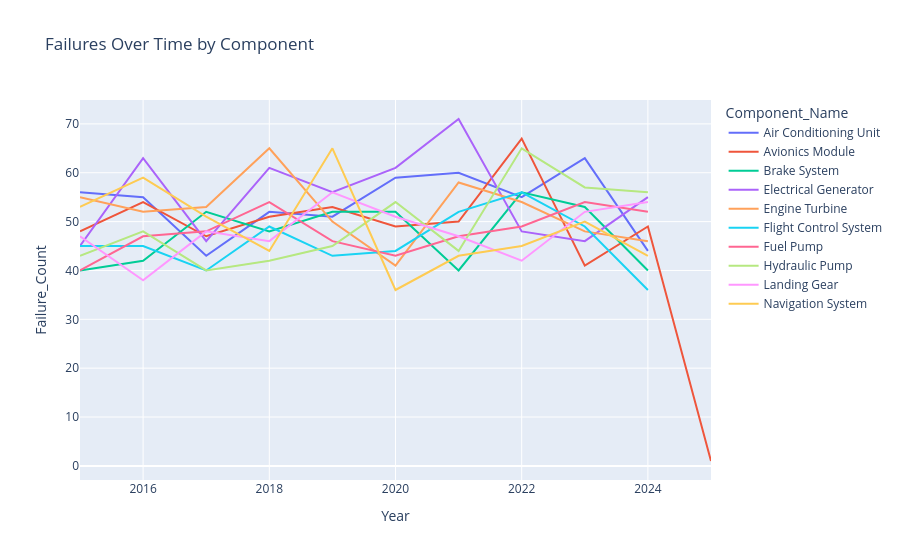

Source (notebook cell):
### Markdown cell above
# Step 2: Failure Trends and Visualization

### Code cell
failures_over_time = df.groupby(['Year', 'Component_Name']).size().reset_index(name='Failure_Count')
fig = px.line(failures_over_time, x='Year', y='Failure_Count', color='Component_Name', title='Failures Over Time by Component')
fig.show()

heatmap_data = df.pivot_table(index='Component_Name', columns='Vendor', values='Aircraft_ID', aggfunc='count', fill_value=0)
plt.figure(figsize=(14, 10))
sns.heatmap(
    heatmap_data,
    annot=True,
    fmt='d',
    cmap="YlGnBu",
    linewidths=0.5,
    linecolor='gray',
    annot_kws={"color": "black"},
    cbar_kws={'label': 'Failure Count'}
)
plt.title("Heatmap: Failure Count by Component and Vendor")
plt.xticks(rotation=45, ha='right')
plt.yticks(rotation=0)
plt.tight_layout()
plt.show()

### Figure 1 — Plotly figure (JSON) as saved in the notebook; plotly's stock layout.template omitted (floating-point values rounded to 4 significant figures)
{"data": [{"hovertemplate": "Component_Name=Air Conditioning Unit<br>Year=%{x}<br>Failure_Count=%{y}<extra></extra>", "legendgroup": "Air Conditioning Unit", "line": {"color": "#636efa", "dash": "solid"}, "marker": {"symbol": "circle"}, "mode": "lines", "name": "Air Conditioning Unit", "orientation": "v", "showlegend": true, "type": "scatter", "visible": true, "x": [2015, 2016, 2017, 2018, 2019, 2020, 2021, 2022, 2023, 2024], "xaxis": "x", "y": [56, 55, 43, 52, 51, 59, 60, 55, 63, 44], "yaxis": "y"}, {"hovertemplate": "Component_Name=Avionics Module<br>Year=%{x}<br>Failure_Count=%{y}<extra></extra>", "legendgroup": "Avionics Module", "line": {"color": "#EF553B", "dash": "solid"}, "marker": {"symbol": "circle"}, "mode": "lines", "name": "Avionics Module", "orientation": "v", "showlegend": true, "type": "scatter", "visible": true, "x": [2015, 2016, 2017, 2018, 2019, 2020, 2021, 2022, 2023, 2024, 2025], "xaxis": "x", "y": [48, 54, 47, 51, 53, 49, 50, 67, 41, 49, 1], "yaxis": "y"}, {"hovertemplate": "Component_Name=Brake System<br>Year=%{x}<br>Failure_Count=%{y}<extra></extra>", "legendgroup": "Brake System", "line": {"color": "#00cc96", "dash": "solid"}, "marker": {"symbol": "circle"}, "mode": "lines", "name": "Brake System", "orientation": "v", "showlegend": true, "type": "scatter", "visible": true, "x": [2015, 2016, 2017, 2018, 2019, 2020, 2021, 2022, 2023, 2024], "xaxis": "x", "y": [40, 42, 52, 48, 52, 52, 40, 56, 53, 40], "yaxis": "y"}, {"hovertemplate": "Component_Name=Electrical Generator<br>Year=%{x}<br>Failure_Count=%{y}<extra></extra>", "legendgroup": "Electrical Generator", "line": {"color": "#ab63fa", "dash": "solid"}, "marker": {"symbol": "circle"}, "mode": "lines", "name": "Electrical Generator", "orientation": "v", "showlegend": true, "type": "scatter", "visible": true, "x": [2015, 2016, 2017, 2018, 2019, 2020, 2021, 2022, 2023, 2024], "xaxis": "x", "y": [45, 63, 46, 61, 56, 61, 71, 48, 46, 55], "yaxis": "y"}, {"hovertemplate": "Component_Name=Engine Turbine<br>Year=%{x}<br>Failure_Count=%{y}<extra></extra>", "legendgroup": "Engine Turbine", "line": {"color": "#FFA15A", "dash": "solid"}, "marker": {"symbol": "circle"}, "mode": "lines", "name": "Engine Turbine", "orientation": "v", "showlegend": true, "type": "scatter", "visible": true, "x": [2015, 2016, 2017, 2018, 2019, 2020, 2021, 2022, 2023, 2024], "xaxis": "x", "y": [55, 52, 53, 65, 50, 41, 58, 54, 48, 46], "yaxis": "y"}, {"hovertemplate": "Component_Name=Flight Control System<br>Year=%{x}<br>Failure_Count=%{y}<extra></extra>", "legendgroup": "Flight Control System", "line": {"color": "#19d3f3", "dash": "solid"}, "marker": {"symbol": "circle"}, "mode": "lines", "name": "Flight Control System", "orientation": "v", "showlegend": true, "type": "scatter", "visible": true, "x": [2015, 2016, 2017, 2018, 2019, 2020, 2021, 2022, 2023, 2024], "xaxis": "x", "y": [45, 45, 40, 49, 43, 44, 52, 56, 49, 36], "yaxis": "y"}, {"hovertemplate": "Component_Name=Fuel Pump<br>Year=%{x}<br>Failure_Count=%{y}<extra></extra>", "legendgroup": "Fuel Pump", "line": {"color": "#FF6692", "dash": "solid"}, "marker": {"symbol": "circle"}, "mode": "lines", "name": "Fuel Pump", "orientation": "v", "showlegend": true, "type": "scatter", "visible": true, "x": [2015, 2016, 2017, 2018, 2019, 2020, 2021, 2022, 2023, 2024], "xaxis": "x", "y": [40, 47, 48, 54, 46, 43, 47, 49, 54, 52], "yaxis": "y"}, {"hovertemplate": "Component_Name=Hydraulic Pump<br>Year=%{x}<br>Failure_Count=%{y}<extra></extra>", "legendgroup": "Hydraulic Pump", "line": {"color": "#B6E880", "dash": "solid"}, "marker": {"symbol": "circle"}, "mode": "lines", "name": "Hydraulic Pump", "orientation": "v", "showlegend": true, "type": "scatter", "visible": true, "x": [2015, 2016, 2017, 2018, 2019, 2020, 2021, 2022, 2023, 2024], "xaxis": "x", "y": [43, 48, 40, 42, 45, 54, 44, 65, 57, 56], "yaxis": "y"}, {"hovertemplate": "Component_Name=Landing Gear<br>Year=%{x}<br>Failure_Count=%{y}<extra></extra>", "legendgroup": "Landing Gear", "line": {"color": "#FF97FF", "dash": "solid"}, "marker": {"symbol": "circle"}, "mode": "lines", "name": "Landing Gear", "orientation": "v", "showlegend": true, "type": "scatter", "x": [2015, 2016, 2017, 2018, 2019, 2020, 2021, 2022, 2023, 2024], "xaxis": "x", "y": [47, 38, 48, 46, 56, 51, 47, 42, 52, 54], "yaxis": "y"}, {"hovertemplate": "Component_Name=Navigation System<br>Year=%{x}<br>Failure_Count=%{y}<extra></extra>", "legendgroup": "Navigation System", "line": {"color": "#FECB52", "dash": "solid"}, "marker": {"symbol": "circle"}, "mode": "lines", "name": "Navigation System", "orientation": "v", "showlegend": true, "type": "scatter", "x": [2015, 2016, 2017, 2018, 2019, 2020, 2021, 2022, 2023, 2024], "xaxis": "x", "y": [53, 59, 51, 44, 65, 36, 43, 45, 50, 43], "yaxis": "y"}], "layout": {"autosize": true, "legend": {"title": {"text": "Component_Name"}, "tracegroupgap": 0}, "title": {"text": "Failures Over Time by Component"}, "xaxis": {"anchor": "y", "autorange": true, "domain": [0, 1], "range": [2015, 2025], "title": {"text": "Year"}, "type": "linear"}, "yaxis": {"anchor": "x", "autorange": true, "domain": [0, 1], "range": [-2.889, 74.89], "title": {"text": "Failure_Count"}, "type": "linear"}}}
